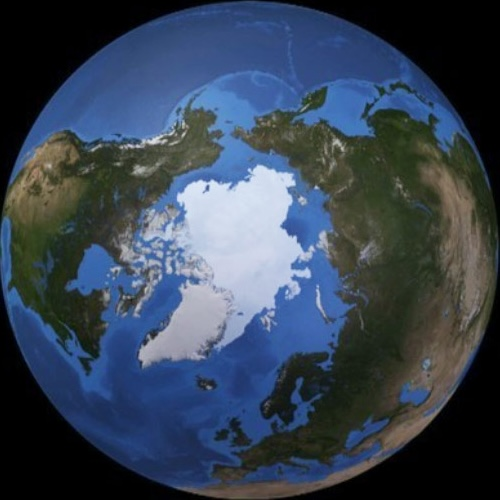
#> input picture to_scale/assets/earth_north.jpg, 500 x 500 px
$ python presentation.py
#> lines starting #> are read from the running program, lines starting #| are printed output that depends on the picture
### to_scale/draw.py
"""
Draw the Earth-Sun and Moon-Earth orbits with body radii to scale.
"""
import matplotlib.pyplot as plt
from matplotlib.animation import FuncAnimation
from matplotlib.patches import Circle, Ellipse
from matplotlib.lines import Line2D
from matplotlib.image import imread
import numpy as np

import orbits
import values as vl

def setup_figure(figure, axis):
    """
    Modify matplotlib figure and axis objects for astronomical diagrams.
    """
    # A black background resembles outer space.
    axis.set_facecolor('black')
    figure.set_facecolor('black')

    # An equal aspect ratio ensures the geometry looks correct.
    axis.set_aspect(1)

    # Tick marks and spines are unnecessary.
    axis.get_xaxis().set_ticks([])
    axis.get_yaxis().set_ticks([])
    axis.spines['left'].set_visible(False)
    axis.spines['right'].set_visible(False)
    axis.spines['bottom'].set_visible(False)
    axis.spines['top'].set_visible(False)


def save_or_show(filename):
    """If filename is given: plt.savefig(). Else: plt.show()."""
#> called with filename = './figures/figure001-earth_moon_comp.png'
    if filename is not None:
        plt.savefig(filename, bbox_inches='tight', dpi=vl.dpi)
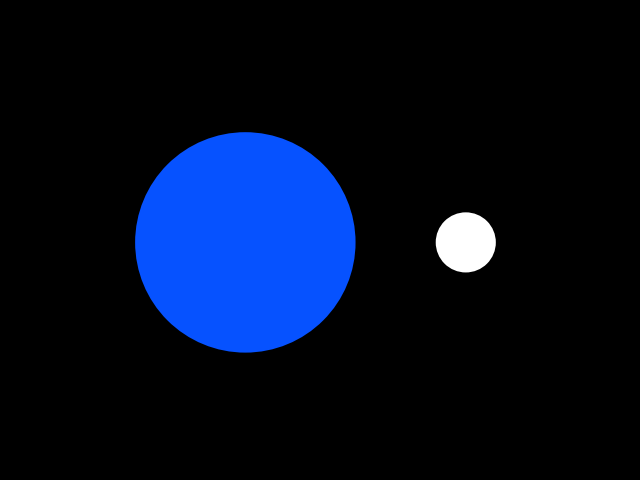
#> figure drawn by matplotlib, 1 panel
        plt.close('all')
    else:
        plt.show()
        plt.close('all')


def earth_moon_size_comparison(filename=None):
    """
    Compare the relative sizes of the Earth and Moon.
    Centers are separated by only one Earth diameter for ease of comparison.

    Args:
        filename (str, optional): See save_or_show() docstring.
    """
    fig, axis = plt.subplots()

    # Earth is centered at the origin.
    earth = Circle(xy=(0, 0), radius=vl.r_e, fc=vl.fc_e)
    axis.add_patch(earth)
    # Moon is centered one Earth diameter (two radii) away on x-axis.
    moon = Circle(xy=(2*vl.r_e, 0), radius=vl.r_m, fc=vl.fc_m)
    axis.add_patch(moon)

    # Use the Earth's radius as basis for axis limits.
    axis.set_xlim(-1.5*vl.r_e, 3*vl.r_e)
    axis.set_ylim(-1.5*vl.r_e, 1.5*vl.r_e)
    setup_figure(fig, axis)

    save_or_show(filename)


def earth_moon_circle_orbit(scale=1.0, filename=None):
    """
    Draw the Moon's orbit as a circle with option to scale down orbit size.

    Because the Moon's orbit is so large relative to the diameters of the
    Earth and Moon, it can be helpful to scale down the orbit size for the
    purpose of illustration.

    Args:
        scale (float, optional): Factor by which to scale down orbit.
            Orbital radius will be divided by this factor.
            Default is 1.0, no scaling.
        filename (str, optional): See save_or_show() docstring.
    """
#> called with scale = 25, filename = './figures/figure002-scale25.png'
    fig, axis = plt.subplots()

    # Load images of Earth and Moon.
    img_e = imread('./assets/earth_north.jpg')
#> img_e is the input picture: shape (500, 500, 3); mean R, G, B 55.6, 68.3, 85.2
    img_m = imread('./assets/moon_north.jpg')
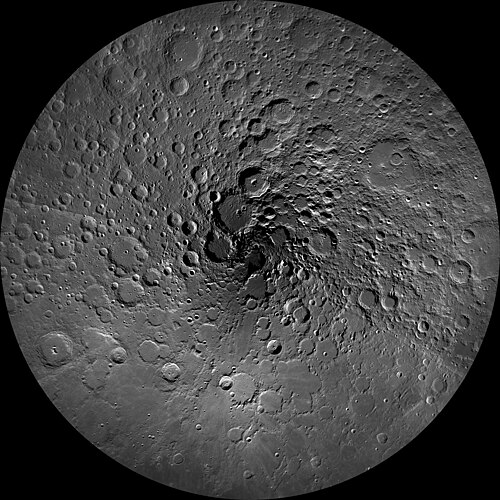
#> input picture to_scale/assets/moon_north.jpg, 500 x 500 px
#> img_m is the input picture: shape (500, 500); min 0, max 255, mean 65.5

    # Define the rectangular extent of the image of the Earth.
    # Coordinates are [x_min, x_max, y_min, y_max].
    # This creates a square with sides that are twice the Earth radius.
    # The Earth is centered at the origin.
    rect_e = [-vl.r_e, vl.r_e, -vl.r_e, vl.r_e]
    # Insert the image of the Earth.
    axis.imshow(img_e, extent=rect_e, aspect='auto')

    # Scale down the Moon's semi-major axis by some factor.
    a_m = vl.a_m / scale

    # Define the rectangle for the Moon image.
    # The Moon is located on x-axis, at a distance equal to semi-major axis.
    x_m = a_m
    y_m = 0.0
    rect_m = [x_m - vl.r_m, x_m + vl.r_m, y_m - vl.r_m, y_m + vl.r_m]
    # Insert the Moon image.
    axis.imshow(img_m, extent=rect_m, aspect='auto', cmap='gray')

    # Draw the orbit of the Moon as a circle.
    orbit_moon = Circle(xy=(0, 0), radius=a_m, ec=vl.ec_orb, fc='none',
                        lw=0.5, zorder=-10)
    axis.add_patch(orbit_moon)

    # The orbit is a circle, so use symmetrical axes limits.
    limit = 1.2 * a_m
    axis.set_xlim(-limit, limit)
    axis.set_ylim(-limit, limit)

    setup_figure(fig, axis)

    save_or_show(filename)
#> call 2 of save_or_show, with filename = './figures/figure002-scale25.png'
#> in save_or_show (call 2), `plt.savefig(filename, bbox_inches='tight', dpi=vl.dpi)`:
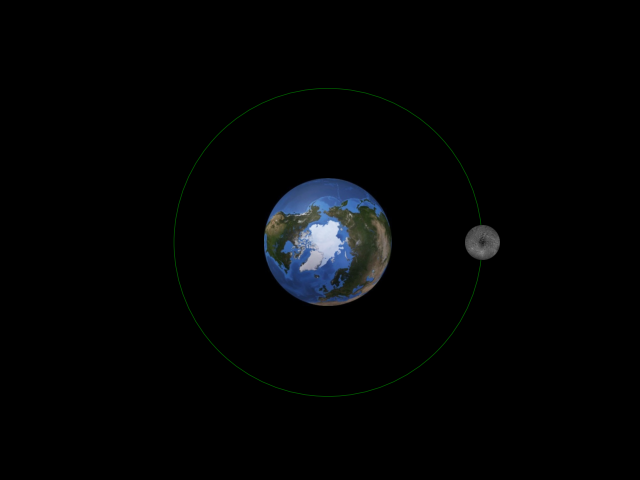
#> figure drawn by matplotlib, 1 panel


def earth_moon_orbit_scaling(fig_start=None):
    """
    Draw the orbit of the Moon at range of different scales.

    The purpose of this function is to show the orbit of Moon much smaller
    than it is in reality, and then to incrementally increase the size of the
    orbit until it reaches the true size. This is an effective way of showing
    just how far the Moon is from the Earth.

    The effect of this progression is to steadily decrease the apparent sizes
    of the Earth and Moon.

    Args:
        fig_start (int, optional): Starting figure number.
            For example, if fig_start=2, starting filename is figure002...
    """
    # Scales
    scl = (25, 10, 5, 1)

    if fig_start is not None:
        # Iterate over scales.
        for ii in range(len(scl)):
            # Figure numbers start at fig_start.
            num = fig_start + ii
            # filename format is figure000-scale00.png
            filename = f"./figures/figure{num:03d}-scale{scl[ii]:02d}.png"
            earth_moon_circle_orbit(scale=scl[ii], filename=filename)
    else:
        for ii in range(len(scl)):
            earth_moon_circle_orbit(scale=scl[ii])


def earth_moon_circle_full(filename=None):
    """
    Draw the Earth and Moon as circles with a circular orbit at full scale.

    This serves as a brief transition from the scaling demonstration.
    The problem is that the images used in earth_moon_circle_orbit()
    have poor contrast and are hard to see at full scale. So generic
    circles are used here instead.

    Args:
        filename (str, optional): See save_or_show() docstring.
    """
    fig, axis = plt.subplots()

    # Draw the orbit of the Moon as a circle.
    orbit_moon = Circle(xy=(0, 0), radius=vl.a_m,
                        ec=vl.ec_orb, fc='none', lw=0.5)
    axis.add_patch(orbit_moon)

    # Draw the Earth and Moon as circles.
    earth = Circle(xy=(0, 0), radius=vl.r_e, fc=vl.fc_e)
    axis.add_patch(earth)
    moon = Circle(xy=(vl.a_m, 0), radius=vl.r_m, fc=vl.fc_m)
    axis.add_patch(moon)

    # The orbit is a circle, so use symmetrical axes limits.
    limit = 1.2 * vl.a_m
    axis.set_xlim(-limit, limit)
    axis.set_ylim(-limit, limit)
    setup_figure(fig, axis)

    save_or_show(filename)
#> in save_or_show (call 6), `plt.savefig(filename, bbox_inches='tight', dpi=vl.dpi)`:
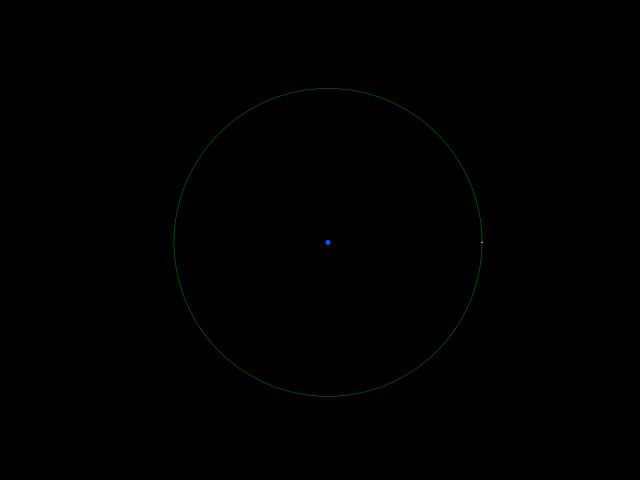
#> figure drawn by matplotlib, 1 panel


def earth_moon_ellipse_basic(at_focus=True, filename=None):
    """
    Draw the Moon's orbit as an ellipse.

    Args:
        at_focus (bool, optional): Default is to draw the Earth at one focus.
            if False: Draw the Earth at ellipse center for teaching purposes.
        filename (str, optional): See save_or_show() docstring.
    """
    fig, axis = plt.subplots()

    # Width and height of ellipse are twice semi-major/minor axes.
    orbit_ell = Ellipse(xy=(0, 0), width=2*vl.a_m, height=2*vl.b_m,
                        fc='none', ec=vl.ec_orb, lw=0.5)
    axis.add_patch(orbit_ell)

    # Draw the Moon as a circle.
    moon = Circle(xy=(vl.a_m, 0), radius=vl.r_m, fc=vl.fc_m)
    axis.add_patch(moon)

    if at_focus:
        # Draw the Earth at the right side (positive x-axis) focus.
        # Use the linear eccentricity to locate the focus.
        earth = Circle(xy=(vl.c_m, 0), radius=vl.r_e, fc=vl.fc_e)
        # Put a cross at the center of the ellipse.
        axis.scatter([0], [0], marker='+', s=10, color='red', lw=0.35)
    else:
        # Draw the Earth at the center of the ellipse.
        earth = Circle(xy=(0, 0), radius=vl.r_e, fc=vl.fc_e)
    axis.add_patch(earth)

    # The eccentricity is small, so symmetrical limits still work.
    limit = 1.2 * vl.a_m
    axis.set_xlim(-limit, limit)
    axis.set_ylim(-limit, limit)
    setup_figure(fig, axis)

    save_or_show(filename)


def earth_moon_barycenter(filename=None, returns=False):
    """
    Draw the orbit of the Moon around the Earth-Moon barycenter.

    The location of the Earth also reflects a barycentric orbit,
    but the orbit itself is not shown.

    Args:
        filename (str, optional): See save_or_show() docstring.
        returns (bool, optional): If True: return variables for future use.
            These will be used by the function animate_orbit().
    """
    # Calculate the barycentric ellipses.
    tuple1, tuple2 = orbits.ellipse_params(vl.a_m, vl.m_e, vl.m_m, vl.e_m)
    # Unpack.
    a1, b1, c1 = tuple1
    a2, b2, c2 = tuple2

    fig, axis = plt.subplots()

    # Draw the Moon's orbit around the barycenter.
    # The center of this ellipse is at the ORIGIN.
    orbit_moon = Ellipse(xy=(0, 0), width=2*a2, height=2*b2,
                         fc='none', ec=vl.ec_orb, lw=0.5)
    axis.add_patch(orbit_moon)

    # Draw a circle for the Moon.
    moon = Circle(xy=(a2, 0), radius=vl.r_m, fc=vl.fc_m)
    axis.add_patch(moon)

    # Draw a circle for the Earth.
    # Remember, the barycenter is NOT at the origin.
    # Hence the calculation for the Earth's location: c2+c1-a1
    earth = Circle(xy=((c2+c1-a1), 0), radius=vl.r_e, fc=vl.fc_e)
    axis.add_patch(earth)

    # Draw a dot at the barycenter, smaller than the Earth.
    # Location is defined by the linear eccentricity of the Moon's orbit.
    bary = Circle(xy=(c2, 0), radius=0.35*vl.r_e, fc='orange')
    axis.add_patch(bary)

    # Draw a cross at the center of the Moon's orbit.
    center = axis.scatter([0], [0], marker='+', s=10, color='red', lw=0.35)

    # The eccentricity is small, so symmetrical limits still work.
    limit = 1.2 * vl.a_m
    axis.set_xlim(-limit, limit)
    axis.set_ylim(-limit, limit)
    setup_figure(fig, axis)

    if returns:
        # Orbital parameters necessary for animation.
        params = (a1, a2, c1, c2, b1)
        return fig, axis, params, moon, earth, center
    else:
        save_or_show(filename)


# [23 lines left out: function update, not called in this run]


def animate_orbit(filename=None, validate=False, markcenter=False):
    """
    Animate the orbits of the Earth and Moon around their barycenter.

    Args:
        filename (str, optional): if filename given, save as an MP4 movie.
            else: plt.show()
        validate (bool, optional): if True: validate the program.
            This will exaggerate the eccentricity and Moon's mass so that
            the geometry is more visible.
        markcenter (bool, optional): if True: mark center of Moon's orbit.
    """
    if validate:
        # Exaggerate eccentricity and Moon's mass.
        vl.m_m *= 10
        vl.e_m = 0.5

    # Reuse setup for static plot.
    fig, axis, params, moon, earth, cen = earth_moon_barycenter(returns=True)
    # Unpack orbital parameters.
    a_e, a_m, c_e, c_m, b_e = params

    if not markcenter:
        # Don't mark the center. Move it far away.
        far_away = list(zip([1e9], [1e9]))
        cen.set_offsets(far_away)

    # Timestep in days.
    dt=0.025

    # Orbital positions are calculated from the focus.
    # The focus is NOT at the origin. Determined by linear eccentricity.
    focus = (c_m, 0)
    x_m, y_m = orbits.positions(vl.P_m, vl.e_m, a_m, dt=dt, focus=focus)

    # left = False ensures the center of Earth's orbit is to right of focus.
    x_e, y_e = orbits.positions(vl.P_m, vl.e_m, a_e, dt=dt, focus=focus,
                                left=False)

    # Update the patch positions before starting animation.
    moon.set_center((x_m[0], y_m[0]))
    earth.set_center((x_e[0], y_e[0]))

    # Arguments for the update() function.
    fargs = ((moon, x_m, y_m), (earth, x_e, y_e))

    if validate:
        # Draw an ellipse for the Earth's orbit around the barycenter.
        orbit_earth = Ellipse(xy=(c_m+c_e, 0), width=2*a_e, height=2*b_e,
                              fc='none', ec='yellow', lw=0.5, zorder=-5)
        axis.add_patch(orbit_earth)

    # Tighten up the margins.
    fig.subplots_adjust(bottom=0, top=1, left=0, right=1)

    # Run the animation.
    ani = FuncAnimation(fig=fig, func=update, fargs=fargs, frames=len(x_m),
                        interval=20)

    if filename is not None:
        ani.save(filename=filename, dpi=vl.dpi)
        plt.close('all')
    else:
        plt.show()
        plt.close('all')


# [185 lines left out: functions setup_figure_rotation, update_rotation, rotate_earth, sun_earth_moon, orbits_sun_earth_moon, not called in this run]

### to_scale/orbits.py
"""
A module for calculating orbits.
"""
import math

import numpy as np
from scipy import optimize


def ellipse_params(a0, m1, m2, ecc):
    """
    Compute the ellipse parameters for barycentric orbits.

    Args:
        a0 (float): Semi-major axis of secondary orbit around primary.
        m1 (float): Mass of the primary.
        m2 (float): Mass of the secondary.
        ecc (float): Eccentricity of the orbits. Same for both.

    Returns:
        tuple1, tuple2 = (a1, b1, c1), (a2, b2, c2)

        a1: semi-major axis of the primary orbit around barycenter.
        a2: semi-major axis of the secondary orbit around barycenter.
        b1: semi-minor axis of the primary.
        b2: semi-minor axis of the secondary.
        c1: linear eccentricity of the primary.
        c2: linear eccentricity of the secondary.
    """
    # Semi-major axis of the primary orbit.
    a1 = a0 * m2 / (m1 + m2)
    # Semimajor axis of the secondary orbit.
    a2 = a0 - a1

    # Linear eccentricities
    c1 = ecc * a1
    c2 = ecc * a2

    # Semi-minor axes
    b1 = math.sqrt(a1**2 - c1**2)
    b2 = math.sqrt(a2**2 - c2**2)

    return (a1, b1, c1), (a2, b2, c2)


def polar_ellipse(angle, semimaj=1.0, ecc=0.0, focus=(0, 0), left=True):
    """
    Compute the polar equation of an ellipse.

    Args:
        angle (numpy.ndarray): Anglular position in radians.
        semimaj (float, optional): Length of the semi-major axis.
        ecc (float, optional): Eccentricity.
        focus (tuple, optional): Location of focus where position is measured.
        left (bool, optional): if True: ellipse center is to left of focus.
            if False: ellipse center is to right of focus.

    Returns
        xx, yy (numpy.ndarray): Cartesian coordinates of ellipse.
    """
    if left:
        dist = (semimaj * (1 - ecc**2)) / (1 + ecc * np.cos(angle))
    else:
        # A minus sign in the denominator.
        dist = (semimaj * (1 - ecc**2)) / (1 - ecc * np.cos(angle))

    # Unpack focus coordinates.
    x0, y0 = focus
    # Convert to Cartesian coordinates.
    xx = dist * np.cos(angle) + x0
    yy = dist * np.sin(angle) + y0

    return xx, yy


def true_from_eccentric(E, e):
    """
    Compute the true anomaly from the eccentric anomaly.

    Args:
        E: eccentric anomaly in radians.
        e: eccentricity of the ellipse.

    Returns:
        nu: true anomaly (Greek nu) in radians.
    """
    # The stuff inside the square root.
    radical = np.sqrt((1 + e)/(1 - e))
    # This formula resolves ambiguity about what Cartesian quadrant E is in.
    nu = 2 * np.arctan(radical * np.tan(E/2))

    return nu


def kepler_eq(E, M, e):
    """
    Kepler's equation relating eccentric and mean anomalies.

    Args:
        E: eccentric anomaly in radians.
        M: mean anomaly in radians.
        e: eccentricity of the ellipse.
    """
    return E - e * np.sin(E) - M


def f_prime(E, M, e):
    """
    The first derivative of Kepler's equation, used in Newton-Raphson method.

    Arguments are the same as Kepler's equation even though M is not used.
    This ensures compatibility with scipy.optimize.newton().
    """
    return 1.0 - e * np.cos(E)


def positions(period, ecc, semimaj, dt=0.1, focus=(0,0), left=True):
    """
    Compute the position as a function of time for an eccentric orbit.

    Args:
        period (float): Orbital period.
        ecc (float): Eccentricity of the orbit.
        semimaj (float): Semi-major axis of the ellipse.
        dt (float, optional): Time step. Same units as period.
        focus (tuple, optional): Location of focus where position is measured.
        left (bool, optional): if True: ellipse center is to left of focus.
            if False: ellipse center is to right of focus.

    Returns:
        xx, yy: Cartesian positons as a function of time.
    """
    # Time array.
    times = np.linspace(0, period, int(period/dt))
    # Convert from time to mean anomaly.
    mean_anoms = (2*np.pi/period) * times

    # Use the mean anomaly as a first guess for eccentric anomaly.
    guesses = mean_anoms.copy()
    # Arguments for the Kepler's equation inside of optimize.newton().
    args = (mean_anoms, ecc,)
    # Solve for the eccentric anomaly.
    ecc_anoms = optimize.newton(kepler_eq, guesses, fprime=f_prime, args=args)
    # Convert to true anomaly.
    true_anoms = true_from_eccentric(ecc_anoms, ecc)

    if not left:
        # The ellipse center is to the right of the focus.
        # So rotate by pi radians = 180 degrees.
        true_anoms += np.pi

    # Convert to Cartesian coordinates.
    xx, yy = polar_ellipse(true_anoms, semimaj, ecc, focus, left=left)

    return xx, yy

### to_scale/presentation.py
"""
Run functions to create figures for a presentation about the sizes of the
Earth, Moon, and Sun to scale, as well as the sizes of the Earth-Moon and
Earth/Moon-Sun orbits.

The figure files are numbered in the order they will be presented.
"""
import draw

# Directory in which to save figures.
path = './figures/'

# Start with circles representing the Earth and Moon, sizes to scale.
file01 = path + 'figure001-earth_moon_comp.png'
draw.earth_moon_size_comparison(filename=file01)

# Draw the Moon's orbit as a circle of various sizes.
draw.earth_moon_orbit_scaling(fig_start=2)

# Draw the Moon's orbit as a circle at full scale.
# With Earth and Moon as circles rather than images.
file06 = path + 'figure006-earth_moon_circle.png'
draw.earth_moon_circle_full(filename=file06)

# Draw the Moon's orbit as an ellipse with the Earth at the CENTER.
file07 = path + 'figure007-ellipse_center.png'
draw.earth_moon_ellipse_basic(filename=file07, at_focus=False)

# Draw the Moon's orbit as an ellipse with the Earth at ONE FOCUS.
file08 = path + 'figure008-ellipse_focus.png'
draw.earth_moon_ellipse_basic(filename=file08)

# Draw the orbits of the Earth and Moon around their barycenter.
file09 = path + 'figure009-earth_moon_barycenter.png'
draw.earth_moon_barycenter(filename=file09)

# Animate the orbit of the Earth and Moon around their barycenter.
# Use matplotlib to create an MP4 for a single orbit.
file10 = path + 'figure010-earth_moon_animate.mp4'
draw.animate_orbit(filename=file10)
#> (the run stopped early here; a loop or call above may not have finished)
